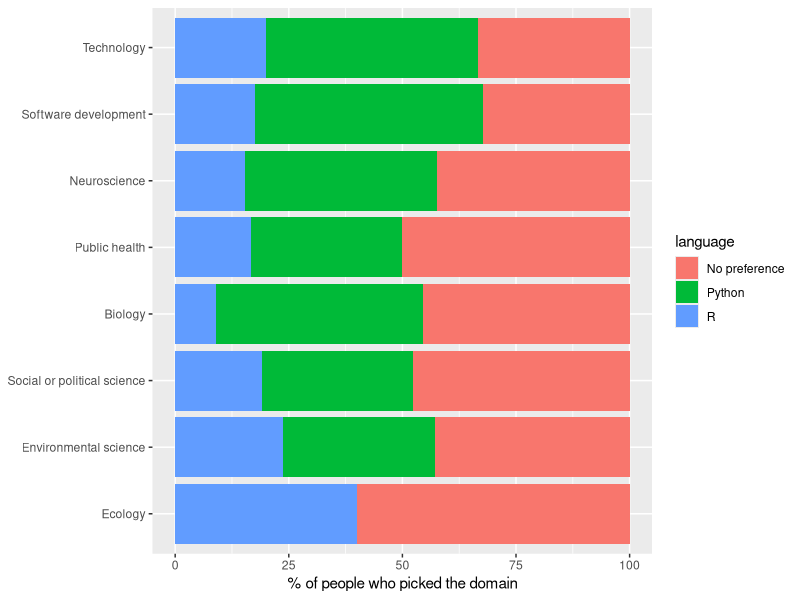
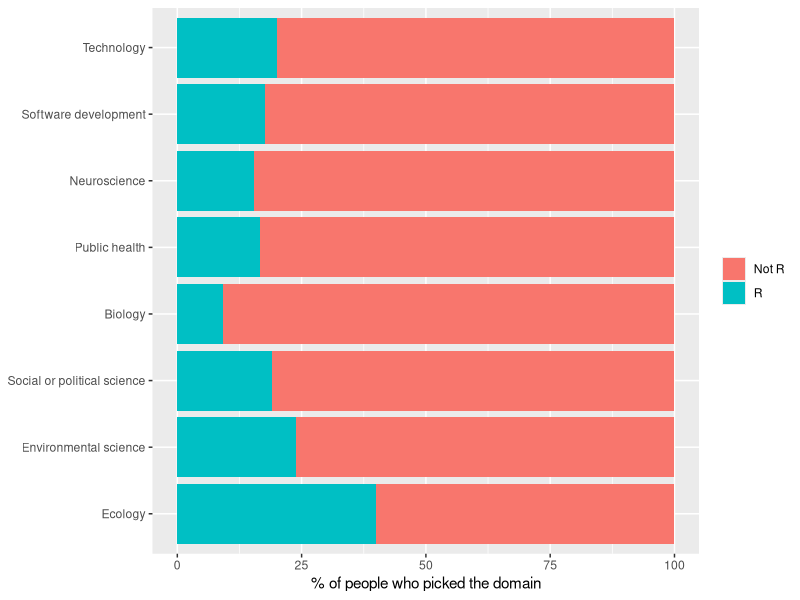
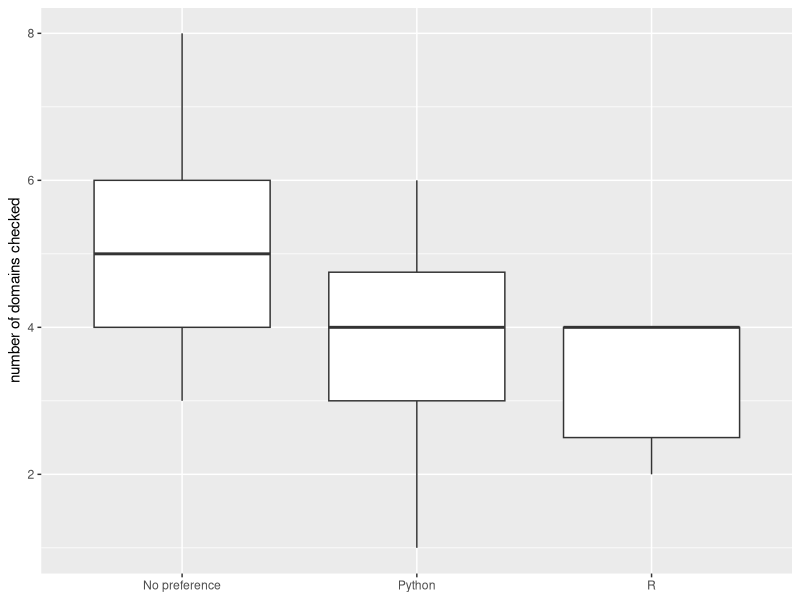
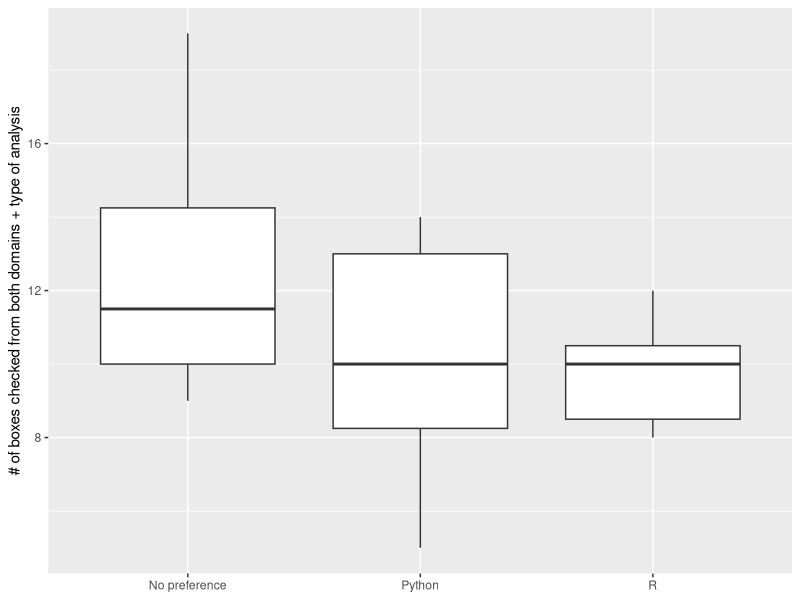

Write the R code that produced these figures, in order. (Note: this script raises an error after producing the figures.)
# Findings (language preference vs domains / comfort ratings, n = 49)
# Sample: 22 Python, 16 no preference, 11 R. Groups are unbalanced, R is the smallest.
# Cleaning: dropped 7 domains that only 1 person picked (8 domains kept). All 11 types of work kept.
#
# 1. Domain picks vs language: Python is the top answer in most domains, but it is 45% of the class,
#    so that alone is not a pattern. No domain clearly separated the groups.
#
# 2. Comfort ratings (1-5) vs language: Python people rated themselves slightly higher.
#    Averages (Python / R / No pref): prog 3.86 / 3.55 / 3.56, math 4.18 / 4.00 / 3.69, stat 4.27 / 4.27 / 3.88
#    Not significant (Kruskal-Wallis: prog p = 0.42, math p = 0.19, stat p = 0.22), so these are
#    possible trends that need a bigger sample.
#
# 3. Number of boxes checked vs language: no preference people checked more.
#    Domains: 5.06 (No pref) vs 3.68 (Python) vs 3.27 (R), Kruskal-Wallis p = 0.012
#      No pref vs R: adj p = 0.017, No pref vs Python: adj p = 0.049 (borderline), Python vs R: p = 0.41
#    Total (domains + types of work): 12.4 vs 10.1 vs 9.73, p = 0.047 (borderline, side note)
#    Possible reason: broader interests or less experience, but the data cannot say why.
#
# Limits: small sample, small R group, self-reported answers, one class, several tests run.

# Here's code for making the table of language vs comfortabilties (for report):
###
# processed %>%
#   group_by(language) %>%
#   summarize(People = n(),
#             Programming = round(mean(prog.comf), 2),
#             Math = round(mean(math.comf), 2),
#             Stats = round(mean(stat.comf), 2)) %>%
#   knitr::kable(caption = "Average comfort rating (1 to 5) by language preference")
###

library(tidyverse)

processed <- read_csv("data/background_interest_processed.csv")

# columns 31-45 are the domains, 46-56 are the types of work
# (check these still match the CSV if the processing script changes)
domains <- names(processed)[31:45]
methods <- names(processed)[46:56]

# 1. how many people picked each domain (drop the ones only 1 person picked)
counts <- sort(colSums(processed[domains]), decreasing = TRUE)
counts
keep <- names(counts[counts > 1])

# percent of each domain's pickers by language
domain_pct <- processed %>%
  pivot_longer(all_of(keep), names_to = "domain", values_to = "picked") %>%
  filter(picked == 1) %>%
  mutate(pref = ifelse(language == "R", "R", "Not R"))

# plot 1: Python vs R vs No preference
domain_pct %>%
  count(domain, language) %>%
  group_by(domain) %>%
  mutate(total = sum(n), pct = 100 * n / total) %>%
  ggplot(aes(reorder(domain, total), pct, fill = language)) +
  geom_col() + coord_flip() +
  labs(x = NULL, y = "% of people who picked the domain")
# ggsave("results/domain_pct_by_language.png", width = 7, height = 4)

# plot 2: R vs Not R
domain_pct %>%
  count(domain, pref) %>%
  group_by(domain) %>%
  mutate(total = sum(n), pct = 100 * n / total) %>%
  ggplot(aes(reorder(domain, total), pct, fill = pref)) +
  geom_col() + coord_flip() +
  labs(x = NULL, y = "% of people who picked the domain", fill = NULL)
# ggsave("results/domain_pct_R_vs_notR.png", width = 7, height = 4)

# 2. number of boxes each person checked
processed$n_domains <- rowSums(processed[keep])
processed$n_methods <- rowSums(processed[methods])
processed$n_picks <- processed$n_domains + processed$n_methods

mean(processed$n_picks)   # overall average

processed %>%
  group_by(language) %>%
  summarize(people = n(),
            avg_domains = mean(n_domains),
            avg_methods = mean(n_methods),
            avg_picks = mean(n_picks))

# plot 3: domains checked by language
ggplot(processed, aes(language, n_domains)) +
  geom_boxplot() +
  labs(x = NULL, y = "number of domains checked")
# ggsave("results/domains_checked_by_language.png", width = 6, height = 4)

# plot 4: total boxes checked (domains + types of work) by language
ggplot(processed, aes(language, n_picks)) +
  geom_boxplot() +
  labs(x = NULL, y = "# of boxes checked from both domains + type of analysis")

# 3. average comfort ratings (1 to 5) by language
processed %>%
  group_by(language) %>%
  summarize(prog = mean(prog.comf), math = mean(math.comf), stat = mean(stat.comf))

# 4. tests: do the 3 language groups differ?
# comfort ratings (none significant)
kruskal.test(prog.comf ~ language, data = processed)
kruskal.test(math.comf ~ language, data = processed)
kruskal.test(stat.comf ~ language, data = processed)

# boxes checked (both significant, domains is the cleaner result)
kruskal.test(n_domains ~ language, data = processed)
kruskal.test(n_picks ~ language, data = processed)

# which groups differ on domains checked?
# No pref vs R: 0.017, No pref vs Python: 0.049 (weaker), Python vs R: 0.405
pairwise.wilcox.test(processed$n_domains, processed$language, exact = FALSE)


# proficiency vs comfort in coding
# transform proficiency levels (beg/int/adv) into numbers 1, 2, 3
to_num <- function(x) ifelse(x == "beg", 1, ifelse(x == "int", 2, 3))
processed$prog.p <- to_num(processed$prog.prof)

# average gap between proficiency and comfort
# gap > 0: more comfortable than their stated proficiency (overestimate)
# gap < 0: less comfortable than their stated proficiency (underestimate)
processed$prog.gap <- (processed$prog.comf - 1) / 4 - (processed$prog.p - 1) / 2
mean(processed$prog.gap)

# count students who over/under-estimate by language
processed$label <- cut(processed$prog.gap, c(-Inf, -0.25, 0.25, Inf), labels = c("Under", "Aligned", "Over"))
counts <- table(processed$language, processed$label)
counts
round(prop.table(counts, margin = 2), 2)



### Courses taken vs. Project Preference

head(processed)
dim(processed)
glimpse(processed)

# Take columns
proj_interest <- processed[, 31:56]
glimpse(proj_interest)

classes_taken <- processed[, 13:30]
glimpse(classes_taken)

# Correlation heat map
cross <- cor(proj_interest, classes_taken, use = "pairwise.complete.obs")
dim(cross)

# Plot it
cross_f <- cross
cross_f[abs(cross_f) < 0.1] <- 0     # adjust the threshold
corrplot(cross_f, method = "color", is.corr = TRUE, number.cex = 0.6, tl.cex = 0.8)

# Barplots of number of each project interested in or class taken
barplot(sort(colSums(proj_interest), decreasing = TRUE), las = 2, cex.names = 0.7)
barplot(sort(colSums(classes_taken), decreasing = TRUE), las = 2, cex.names = 0.7)

table(rowSums(proj_interest))
table(rowSums(classes_taken))

# stats test
cross <- cor(proj_interest, classes_taken, use = "pairwise.complete.obs")
obs <- sum(cross^2, na.rm = TRUE)

set.seed(1)
B <- 5000
perm <- replicate(B, {
  shuf <- classes_taken[sample(nrow(classes_taken)), ]
  sum(cor(proj_interest, shuf, use = "pairwise.complete.obs")^2, na.rm = TRUE)
})

(sum(perm >= obs) + 1) / (B + 1)   # p-value
hist(perm); abline(v = obs, col = "red")

# p-value: 0.3537293
